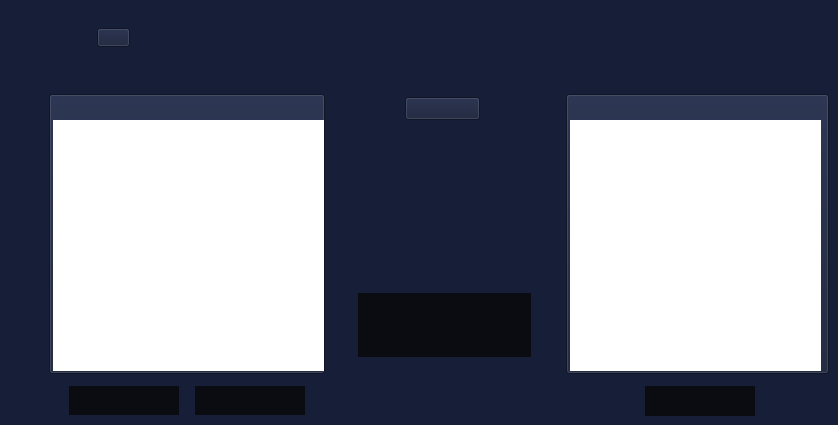
          <widget class="QWidget" name="fiRsa">
           <property name="styleSheet">
            <string notr="true">*{
	background-color: rgb(22,30,56);
}
QToolButton{
	color: rgb(255,255,255);
	background:rgb(10,12,18);
	border:none;
}
QToolButton:hover{
	background:rgb(33,38,52);
	border:none;
}
QTextEdit{
	background:rgb(255,255,255);
	border:none;
}
QLineEdit{
	color:rgb(255, 255, 255)
}</string>
           </property>
           <widget class="QPushButton" name="pushButton_22">
            <property name="geometry">
             <rect>
              <x>97</x>
              <y>28</y>
              <width>33</width>
              <height>19</height>
             </rect>
            </property>
            <property name="text">
             <string/>
            </property>
            <property name="icon">
             <iconset>
              <normaloff>src/titulos/RSA.png</normaloff>src/titulos/RSA.png</iconset>
            </property>
            <property name="iconSize">
             <size>
              <width>33</width>
              <height>19</height>
             </size>
            </property>
           </widget>
           <widget class="QPushButton" name="pushButton_69">
            <property name="geometry">
             <rect>
              <x>49</x>
              <y>94</y>
              <width>276</width>
              <height>280</height>
             </rect>
            </property>
            <property name="text">
             <string/>
            </property>
            <property name="icon">
             <iconset>
              <normaloff>src/textoDeseado.png</normaloff>src/textoDeseado.png</iconset>
            </property>
            <property name="iconSize">
             <size>
              <width>276</width>
              <height>280</height>
             </size>
            </property>
           </widget>
           <widget class="QTextEdit" name="fiRsaTextoOriginal">
            <property name="geometry">
             <rect>
              <x>53</x>
              <y>120</y>
              <width>271</width>
              <height>251</height>
             </rect>
            </property>
           </widget>
           <widget class="QToolButton" name="fiRsaCifrar">
            <property name="geometry">
             <rect>
              <x>69</x>
              <y>386</y>
              <width>110</width>
              <height>29</height>
             </rect>
            </property>
            <property name="cursor">
             <cursorShape>PointingHandCursor</cursorShape>
            </property>
            <property name="text">
             <string/>
            </property>
            <property name="icon">
             <iconset>
              <normaloff>src/BotonesGral/Cifrar.png</normaloff>src/BotonesGral/Cifrar.png</iconset>
            </property>
            <property name="iconSize">
             <size>
              <width>110</width>
              <height>29</height>
             </size>
            </property>
           </widget>
           <widget class="QToolButton" name="fiRsaDescifrar">
            <property name="geometry">
             <rect>
              <x>195</x>
              <y>386</y>
              <width>110</width>
              <height>29</height>
             </rect>
            </property>
            <property name="cursor">
             <cursorShape>PointingHandCursor</cursorShape>
            </property>
            <property name="text">
             <string/>
            </property>
            <property name="icon">
             <iconset>
              <normaloff>src/BotonesGral/Descifrar.png</normaloff>src/BotonesGral/Descifrar.png</iconset>
            </property>
            <property name="iconSize">
             <size>
              <width>110</width>
              <height>29</height>
             </size>
            </property>
           </widget>
           <widget class="QPushButton" name="pushButton_70">
            <property name="geometry">
             <rect>
              <x>405</x>
              <y>97</y>
              <width>75</width>
              <height>23</height>
             </rect>
            </property>
            <property name="text">
             <string/>
            </property>
            <property name="icon">
             <iconset>
              <normaloff>src/BotonesGral/Clave.png</normaloff>src/BotonesGral/Clave.png</iconset>
            </property>
            <property name="iconSize">
             <size>
              <width>44</width>
              <height>18</height>
             </size>
            </property>
           </widget>
           <widget class="QPushButton" name="pushButton_71">
            <property name="geometry">
             <rect>
              <x>566</x>
              <y>94</y>
              <width>263</width>
              <height>280</height>
             </rect>
            </property>
            <property name="text">
             <string/>
            </property>
            <property name="icon">
             <iconset>
              <normaloff>src/textoObtenido.png</normaloff>src/textoObtenido.png</iconset>
            </property>
            <property name="iconSize">
             <size>
              <width>263</width>
              <height>280</height>
             </size>
            </property>
           </widget>
           <widget class="QToolButton" name="fiRsaGenerar">
            <property name="geometry">
             <rect>
              <x>358</x>
              <y>293</y>
              <width>173</width>
              <height>64</height>
             </rect>
            </property>
            <property name="cursor">
             <cursorShape>PointingHandCursor</cursorShape>
            </property>
            <property name="text">
             <string/>
            </property>
            <property name="icon">
             <iconset>
              <normaloff>src/BotonesGral/Generar  Clave.png</normaloff>src/BotonesGral/Generar  Clave.png</iconset>
            </property>
            <property name="iconSize">
             <size>
              <width>173</width>
              <height>64</height>
             </size>
            </property>
           </widget>
           <widget class="QToolButton" name="fiRsaCopiar">
            <property name="geometry">
             <rect>
              <x>645</x>
              <y>386</y>
              <width>110</width>
              <height>30</height>
             </rect>
            </property>
            <property name="cursor">
             <cursorShape>PointingHandCursor</cursorShape>
            </property>
            <property name="text">
             <string/>
            </property>
            <property name="icon">
             <iconset>
              <normaloff>src/BotonesGral/Copiar.png</normaloff>src/BotonesGral/Copiar.png</iconset>
            </property>
            <property name="iconSize">
             <size>
              <width>110</width>
              <height>30</height>
             </size>
            </property>
           </widget>
           <widget class="QTextEdit" name="fiRsaTextoResult">
            <property name="geometry">
             <rect>
              <x>570</x>
              <y>120</y>
              <width>251</width>
              <height>251</height>
             </rect>
            </property>
           </widget>
          </widget>
